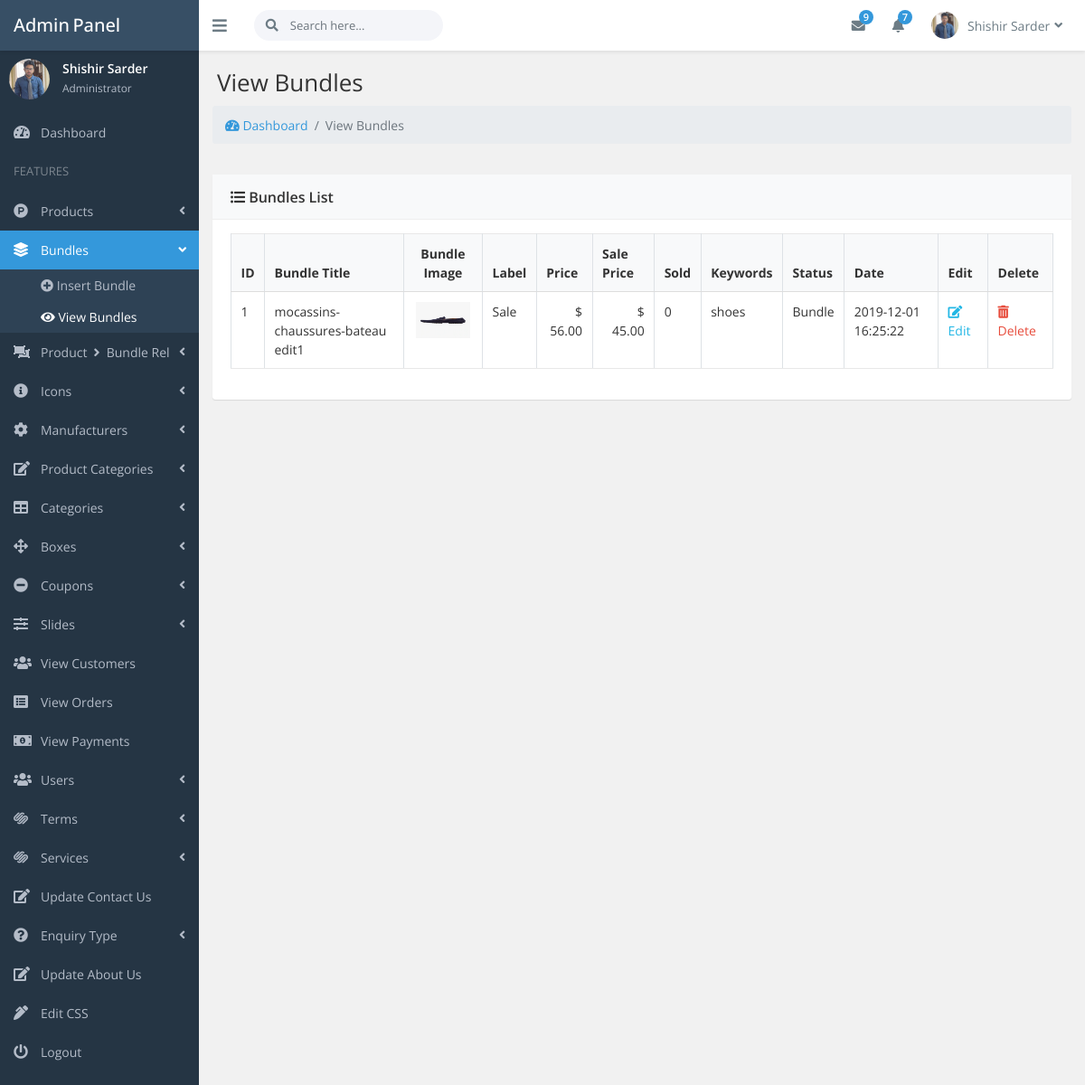
The page /admin_area/index.php?view_bundles (signed in) on the database its author committed.
### tables this page shows
CREATE TABLE `products` (
  `product_id` int(10) NOT NULL,
  `p_cat_id` int(10) NOT NULL,
  `cat_id` int(10) NOT NULL,
  `manufacturer_id` int(10) NOT NULL,
  `add_date` timestamp NOT NULL DEFAULT CURRENT_TIMESTAMP ON UPDATE CURRENT_TIMESTAMP,
  `product_title` varchar(255) NOT NULL,
  `product_url` text NOT NULL,
  `product_img1` text NOT NULL,
  `product_img2` text NOT NULL,
  `product_img3` text NOT NULL,
  `product_price` int(10) NOT NULL,
  `product_psp_price` int(100) NOT NULL,
  `product_desc` text NOT NULL,
  `product_features` text NOT NULL,
  `product_video` text NOT NULL,
  `product_keywords` varchar(100) NOT NULL,
  `product_label` text NOT NULL,
  `status` varchar(255) NOT NULL,
  `colors` varchar(500) NOT NULL DEFAULT 'Black,Brown',
  `sizes` varchar(500) NOT NULL DEFAULT '38,39'
);

### admin_area/includes/view_bundles.php (the view, shortened to what the rows shown need)
<div class="page-heading">
    <h1 class="page-title">View Bundles</h1>
</div>
<div class="page-content fade-in-up">
    <div class="ibox rounded">
        <div class="ibox-body">
            <table class="table table-bordered table-hover table-responsive-lg" id="example-table" cellspacing="0" width="100%">
                <thead class="bg-light">
                    <tr>
                        <th>ID</th>
                        <th>Bundle Title</th>
                        <th class="text-center">Bundle Image</th>
                        <th>Label</th>
                        <th>Price</th>
                        <th>Sale Price</th>
                        <th>Sold</th>
                        <th>Keywords</th>
                        <th>Status</th>
                        <th>Date</th>
                        <th>Edit</th>
                        <th>Delete</th>
                    </tr>
                </thead>
                <tbody>
                    <?php
                        $view_products = $getFromU->view_bundle_products('bundle');
                        $i = 0;
                        foreach ($view_products as $view_product) {
                            $product_id = $view_product->product_id;
                            $product_title = $view_product->product_title;
                            $product_img1 = $view_product->product_img1;
                            $product_price = $view_product->product_price;
                            $product_psp_price = $view_product->product_psp_price;
                            $product_keywords = $view_product->product_keywords;
                            $status = $view_product->status;
                            $product_label = $view_product->product_label;
                            $add_date = $view_product->add_date;
                            $i++;
                            $product_sold = $getFromU->countFromTableByProductID('pending_orders', $product_id);
                    ?>
                    <tr>
                        <td><?php echo $i; ?></td>
                        <td><?php echo $product_title; ?></td>
                        <td class="text-center"><img src="product_images/<?php echo $product_img1; ?>" height="40px" width="60px"></td>
                        <td><?php echo $product_label; ?></td>
                        <td class="text-right">$ <?php echo number_format($product_price, 2); ?></td>
                        <td class="text-right">$ <?php echo number_format($product_psp_price, 2); ?></td>
                        <td><?php echo $product_sold; ?></td>
                        <td><?php echo $product_keywords; ?></td>
                        <td><?php echo ucwords($status); ?></td>
                        <td><?php echo $add_date; ?></td>
                        <td>
                            <a class="text-info" href="index.php?edit_bundle=<?php echo $product_id; ?>"><i class="fas fa-edit"></i> Edit</a>
                        </td>
                        <td>
                            <a class="text-danger" onclick="DeleteProduct('<?php echo $product_id; ?>')"><i class="fas fa-trash-alt"></i> Delete</a>
                        </td>
                    </tr>
                    <?php } ?>
                </tbody>
            </table>
        </div>
    </div>
</div>

### admin_area/includes/top_nav.php (shortened to what the rows shown need)
<?php
$admin_email = $_SESSION['admin_email'];
$get_admin = $getFromU->view_admin_by_email($admin_email);
$admin_name = $get_admin->admin_name;
$admin_image = $get_admin->admin_image;
?>
<header class="header">
    <div class="flexbox flex-1">
        <ul class="nav navbar-toolbar">
                    <li class="dropdown dropdown-user">
                        <a class="nav-link dropdown-toggle link" data-toggle="dropdown">
                            <img src="./admin_images/<?php echo $admin_image; ?>" />
                            <span></span><?php echo $admin_name; ?><i class="fa fa-angle-down m-l-5"></i>
                        </a>
                    </li>
                </ul>
    </div>
</header>

### admin_area/includes/sidebar.php (shortened to what the rows shown need)
<?php
$admin_email = $_SESSION['admin_email'];
$get_admin = $getFromU->view_admin_by_email($admin_email);
$admin_name = $get_admin->admin_name;
$admin_image = $get_admin->admin_image;
?>
<nav class="page-sidebar" id="sidebar">
    <div id="sidebar-collapse">
        <div class="admin-block d-flex">
            <div>
                <img src="./admin_images/<?php echo $admin_image; ?>" class="img-fluid img-circle" width="45px" />
            </div>
            <div class="admin-info">
                <div class="font-strong"><?php echo $admin_name; ?></div><small>Administrator</small></div>
        </div>
    </div>
</nav>

### rows shown on the page
products: product_title "mocassins-chaussures-bateau edit1", product_img1 (picture), product_label "Sale", product_price "56.00", product_psp_price "45.00", product_sold "0", product_keywords "shoes", status "Bundle", add_date "2019-12-01 16:25:22"

### other values the page prints
$admin_name "Shishir Sarder"
